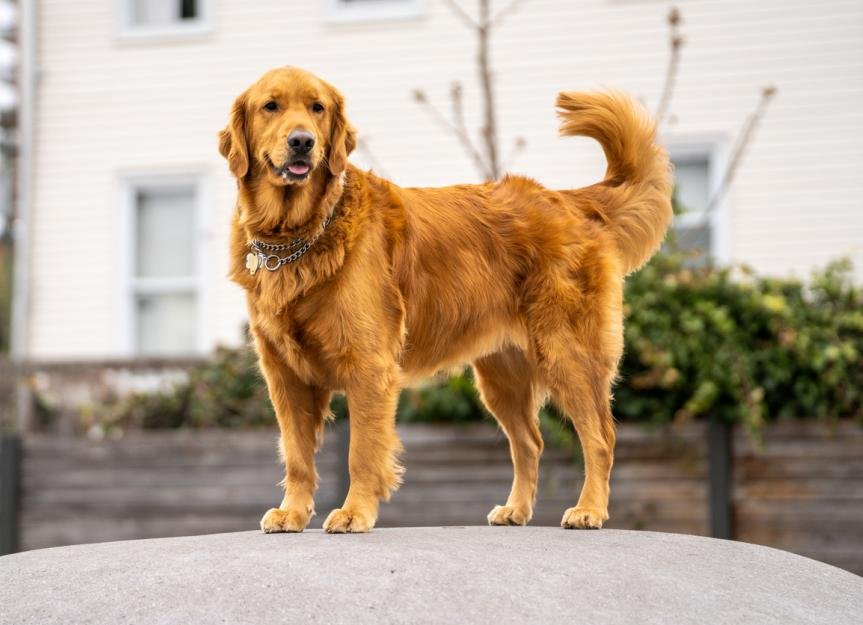
#> input picture 25.03.2025_basic_resizing/dog.jpg, 863 x 625 px
$ python zadanie7.py
#> lines starting #> are read from the running program, lines starting #| are printed output that depends on the picture
import cv2

image = cv2.imread('dog.jpg')
#> image is the input picture: shape (625, 863, 3); mean B, G, R 142.4, 163.2, 182.3

(h, w) = image.shape[:2]
#> h = 625; w = 863
new_dimensions = (w//5,h//5)
#> new_dimensions = (172, 125)

resized_area = cv2.resize(image, new_dimensions, interpolation=cv2.INTER_AREA)
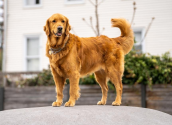
#> resized_area: shape (125, 172, 3); mean B, G, R 142.4, 163.2, 182.3
resized_linear = cv2.resize(image, new_dimensions, interpolation=cv2.INTER_LINEAR)
resized_cubic = cv2.resize(image, new_dimensions, interpolation=cv2.INTER_CUBIC)
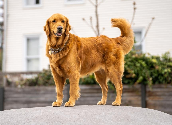
#> resized_cubic: shape (125, 172, 3); mean B, G, R 142.4, 163.1, 182.3
resized_lanczos4 = cv2.resize(image, new_dimensions, interpolation=cv2.INTER_LANCZOS4)

cv2.imshow('Original', image)
cv2.imshow('INTER_AREA', resized_area)
cv2.imshow('INTER_LINEAR', resized_linear)
cv2.imshow('INTER_CUBIC', resized_cubic)
cv2.imshow('INTER_LANCZOS4', resized_lanczos4)

cv2.waitKey(0)
cv2.destroyAllWindows()
